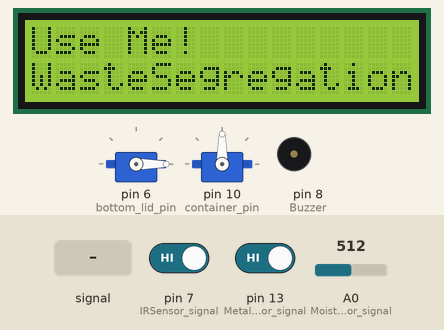
Recording of a sketch running on a simulated Arduino Uno, built with avr-gcc and run on an emulated ATmega328P. On the bench: 2 × servo, 16×2 character LCD, buzzer (waves = sounding, pin HIGH). Inputs (shaded band) come from the test bench; at power-on: pin 7 (IRSensor_signal) HIGH, pin 13 (MetalSensor_signal) HIGH, A0 (MoistureSensor_signal) = 512. Pins used as bus, display or sensor lines are not drawn; what the sketch prints to the serial monitor is not drawn.

Above: at 1.2 s.
1.3 s: pin 7 (IRSensor_signal) driven LOW
At 4.9 s:
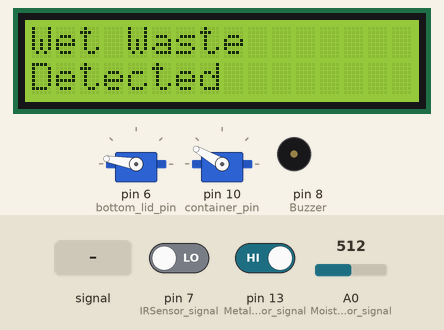
5.0 s: pin 13 (MetalSensor_signal) driven LOW
At 9.4 s:
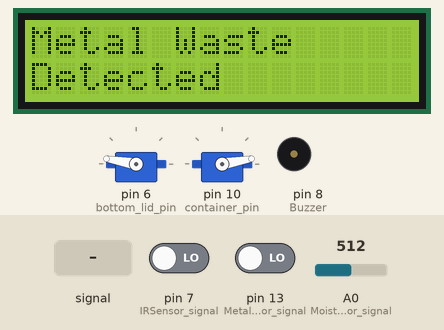
9.5 s: pin 13 (MetalSensor_signal) driven HIGH
At 13.7 s:
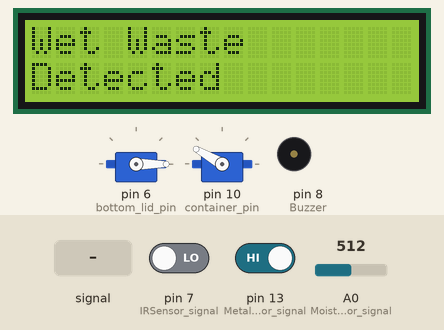
14.0 s: A0 (MoistureSensor_signal) fed a 200 Hz sine of ±255 counts around its level
At 17.5 s:
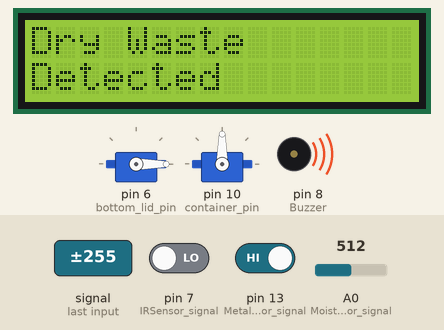
18.5 s: pin 7 (IRSensor_signal) driven HIGH
At 20.0 s:
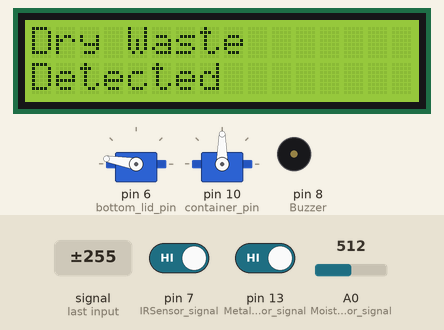
Timing chart, 0 to 23.1 s (numbered marks = the images above; inputs shaded):
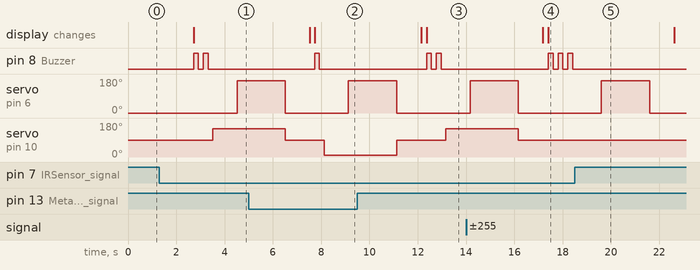

The sketch:

WasteSegregationLcdDisplay.ino
```cpp
// Dependencies
#include <Servo.h>
#include <string.h>
#include <LiquidCrystal.h>

Servo bottom_lid, container;

// PinConfiguration
const int IRSensor_signal = 7; // input
const int Buzzer = 8; // output
const int MetalSensor_signal = 13; // input
const int MoistureSensor_signal = A0; // analog input
const int bottom_lid_pin = 6; // output value for angle for bottom lid
const int container_pin = 10; // output value for angle for container lid
// For LCD
const int rs=12, en=11, d4=5, d5=4, d6=3, d7=2;
const int contrastPin = 9; // D9 for contrast (Vo pin)
LiquidCrystal lcd(rs, en, d4, d5, d6, d7);


const String METAL = "metal";
const String DRY = "dry";
const String WET = "wet";


// Setup
void setup() {
  pinMode(IRSensor_signal, INPUT); // for detecting object
  pinMode(MetalSensor_signal, INPUT); // for detecting metal
  pinMode(Buzzer, OUTPUT); // for output
  bottom_lid.attach(bottom_lid_pin);  // Attach the bottom lid to pin 9
  container.attach(container_pin); // Attach the container to pin 10
  container.write(90);
  bottom_lid.write(0);
  // Set up the LCD's number of columns and rows
  lcd.begin(16, 2);
  // Set initial contrast
  pinMode(contrastPin, OUTPUT);
  analogWrite(contrastPin, 100); // Adjust this value for optimal contrast
  // Display a message on the LCD
  lcd.print("Use Me!");
  lcd.setCursor(0, 1); // Move to the second row
  lcd.print("WasteSegregation");

  Serial.begin(9600);
}

// Processing
void loop() {
  // Display a message on the LCD
  lcd.clear(); // Clear the LCD screen
  lcd.setCursor(0, 0); // Set cursor to the beginning of the first line
  lcd.print("Use Me!");
  lcd.setCursor(0, 1); // Move to the second row
  lcd.print("WasteSegregation");

  Serial.println("Starting");
  int is_empty = digitalRead(IRSensor_signal);
  Serial.print("IR Sensor OUTPUT: ");
  Serial.println(is_empty);
  delay(200);
  if(!is_empty){
    // object is present
    int metalSensorValue = digitalRead(MetalSensor_signal);  // Read the metal sensor output
    Serial.print("Metal Sensor Value:");
    Serial.println(metalSensorValue);
    // if metal present metalSensorValue goes low as type is NPN
    if(metalSensorValue == LOW){
      // metal present
      Serial.println("Metal Detected");
      lcd.clear(); // Clear the LCD screen
      lcd.setCursor(0, 0); // Set cursor to the beginning of the first line
      // Display a message on the LCD
      lcd.print("Metal Waste");
      lcd.setCursor(0, 1); // Move to the second row
      lcd.print("Detected");
      TurnOnBuzzer();
      segregate(METAL);
    }else{
      // metal not present
      Serial.println("No Metal");
      int dryness = analogRead(MoistureSensor_signal); // Read Soil Moisture Sensor
      Serial.print("Soil Moisture Sensor: ");
      Serial.println(dryness);
      if(dryness < 600){
        // wet waste
        Serial.println("Wet Waste Detected");
        lcd.clear(); // Clear the LCD screen
        lcd.setCursor(0, 0); // Set cursor to the beginning of the first line
        // Display a message on the LCD
        lcd.print("Wet Waste");
        lcd.setCursor(0, 1); // Move to the second row
        lcd.print("Detected");
        TurnOnBuzzer();
        TurnOnBuzzer();
        segregate(WET);
      }else{
        // Dry Waste
        Serial.println("Dry Waste Detected");
        lcd.clear(); // Clear the LCD screen
        lcd.setCursor(0, 0); // Set cursor to the beginning of the first line
        // Display a message on the LCD
        lcd.print("Dry Waste");
        lcd.setCursor(0, 1); // Move to the second row
        lcd.print("Detected");
        TurnOnBuzzer();
        TurnOnBuzzer();
        TurnOnBuzzer();
        segregate(DRY);
      }
    }
  }else{
    // object is not present
    Serial.println("Object is not present");
  }
  delay(1000);
}

void TurnOnBuzzer(){
  Serial.println("Buzzer Triggered");
  digitalWrite(Buzzer, HIGH);
  delay(200);
  digitalWrite(Buzzer, LOW);
  delay(200);
}

void segregate(String waste){
  if(waste == METAL){
    container.write(10);
    delay(1000);
    bottom_lid.write(170);
    delay(2000);
    bottom_lid.write(0);
    container.write(90);
  }else if(waste == WET){
    container.write(150);
    delay(1000);
    bottom_lid.write(170);
    delay(2000);
    bottom_lid.write(0);
    container.write(90);
  }else{
    delay(1000);
    bottom_lid.write(170);
    delay(2000);
    bottom_lid.write(0);
  }
  return;
}
```

Measured:
- after the input at 1.3 s, pin 8 (Buzzer): alternates HIGH for 0.20 s and LOW for 0.20 s, 4 changes in all, then stays LOW, starting after 1.4 s; servo on pin 6 (bottom_lid_pin): 0° → 170° after 3.2 s; servo on pin 10 (container_pin): 90° → 150° after 2.2 s; the display: changes after 1.4 s (image 1)
- after the input at 5.0 s, pin 8 (Buzzer): goes on until 7.9 s, then stays LOW; the display: first differs from a run without the input after 2.7 s (image 2)
- after the input at 9.5 s, the display: first differs from a run without the input after 2.9 s (image 3)
- after the input at 14.0 s, the display: first differs from a run without the input after 3.4 s (image 4)
- after the input at 18.5 s, pin 8 (Buzzer): stops changing and stays LOW; servo on pin 10 (container_pin): stays 90° (without the input it goes to 150° after 5.1 s)
